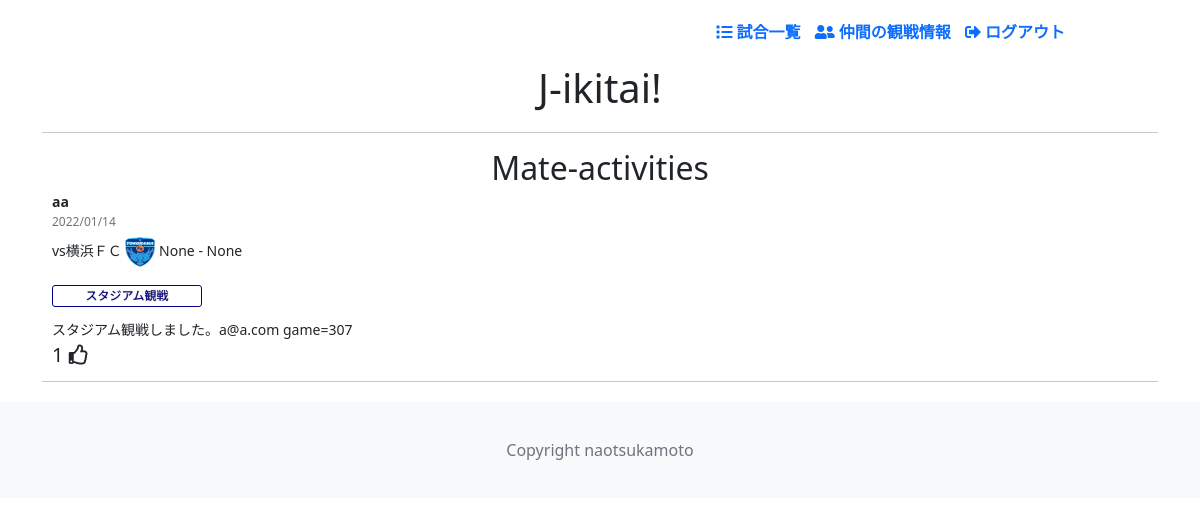
The app's page /mates-activities (signed in), older data.
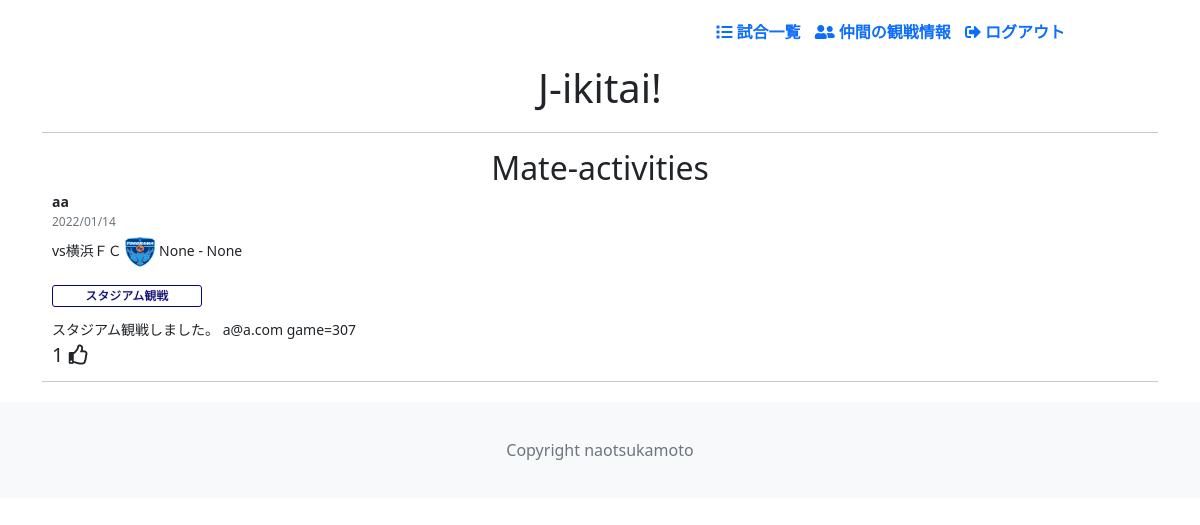
The same page, newer data.
### models/models.py (models this page shows, shortened)
class UserWatchingLog(Base):
    __tablename__ = "user_watching_logs"
    id = Column(Integer, primary_key = True)
    user_id = Column(Integer, ForeignKey("users.id"),nullable = False)
    game_id = Column(Integer, ForeignKey("games.id"),nullable = False)
    status = Column(Integer)
    comment = Column(Text)
    created_at = Column(DateTime, default = datetime.now())
    updated_at = Column(DateTime)
    likes = relationship("Like",backref="user_watching_log")

class User(Base):
    __tablename__ = "users"
    id = Column(Integer,primary_key = True)
    email = Column(String(128),unique = True, nullable = False)
    hashed_password = Column(String(128),unique = True, nullable = False)
    nickname = Column(String(128),unique = True)
    favo_teams_id = Column(Integer,ForeignKey("teams.id"),nullable = False)
    session_time = Column(DateTime)
    status = Column(Integer)
    created_at = Column(DateTime,default = datetime.now())
    updated_at = Column(DateTime)
    teams = relationship("Team", backref="user")
    user_watching_logs = relationship("UserWatchingLog", backref="user")
    likes = relationship("Like", backref="user")

class Game(Base):
    __tablename__ = "games"
    id = Column(Integer,primary_key = True)
    game_date = Column(DateTime)
    home_team_id = Column(Integer,ForeignKey("teams.id"),nullable = False)
    away_team_id = Column(Integer,ForeignKey("teams.id"),nullable = False)
    home_team_score = Column(Integer)
    away_team_score = Column(Integer)
    created_at = Column(DateTime,default = datetime.now())
    user_watching_logs = relationship("UserWatchingLog",backref="game")

class Team(Base):
    __tablename__ = "teams"
    id = Column(Integer,primary_key = True)
    season = Column(Integer)
    team_name = Column(String(128),unique = True)
    created_at = Column(DateTime,default = datetime.now())

### app/app.py (the view)
@app.route("/mates-activities",methods=["get"])
def activities():
    if "email" in session:
        own_user_id = User.query.filter_by(email=session["email"]).first().id
        logs = db_session.query(UserWatchingLog,User,Game).\
        join(User,User.id == UserWatchingLog.user_id).\
        join(Game,Game.id == UserWatchingLog.game_id).\
        filter(not_(UserWatchingLog.user_id == own_user_id)).\
        distinct(UserWatchingLog.id).all()
        teams = Team.query.all()
        liked_list = []
        user_watching_logs = UserWatchingLog.query.all()
        for log in user_watching_logs:
            liked_list.append(log.id)
        return render_template("activities.html",logs=logs,teams=teams,liked_list=liked_list)
    else:
        status = "need_to_login"
        return redirect(url_for("index",status=status))

### app/templates/activities.html (shortened to what this page needs)
<!DOCTYPE html>
<head>
    <link rel=stylesheet type=text/css href="../static/main.css">
    <link href="https://cdn.jsdelivr.net/npm/bootstrap@5.0.0-beta1/dist/css/bootstrap.min.css" rel="stylesheet">
    <link rel ="stylesheet" href="https://cdnjs.cloudflare.com/ajax/libs/font-awesome/5.15.4/css/all.min.css">
</head>
<body>
    {% include "header.html" %}
    <h1>J-ikitai!</h1>
    <div class="container">
        <hr>
        <h2>Mate-activities</h2>
        <div>
            {% for log in logs %}
            <div class="log-box">
                <p class="fw-bold">{{log.User.nickname}}</p>
                <p class="fw-light text-muted font-mini">{{log.UserWatchingLog.created_at.strftime("%Y/%m/%d")}}</p>
                {% if log.User.favo_teams_id == log.Game.home_team_id %}
                    <p class="d-inline">
                        vs{{teams[log.Game.away_team_id-1].team_name}}
                        <img class="logo-mini d-inline" src="{{url_for('static',filename='images/' ~ teams[log.Game.away_team_id-1].team_name ~ '.png')}}">
                        {{log.Game.home_team_score}} - {{log.Game.away_team_score}}
                        <div class="status-mini">
                            {% if log.UserWatchingLog.status == 1 %}
                                <label class="status-label status-label-1-checked" for="status-1" id="status-1" checked="checked">スタジアム観戦</label>
                            {% endif %}
                        </div>
                    </p>
                {% endif %}
                <p>{{log.UserWatchingLog.comment}}</p>
                <p class="like">
                    <a onclick="api_like({{log.UserWatchingLog.id}})">
                        <span id="like-{{log.UserWatchingLog.id}}">{{liked_list.count(log.UserWatchingLog.id)}}</span> <i class="far fa-thumbs-up" id="like-icon"></i>
                    </a>
                </p>
                <hr>
            </div>
            {% endfor %}
        </div>
    </div>
    <footer class="footer mt-auto py-3 bg-light">
        <div class="container">
          <span class="text-muted">Copyright naotsukamoto</span>
        </div>
    </footer>
</body>

Row changes from the older to the newer data that the page shows:
changed UserWatchingLog "aa": UserWatchingLog.comment "スタジアム観戦しました。a@a.com game=307" → "スタジアム観戦しました。 a@a.com game=307"
